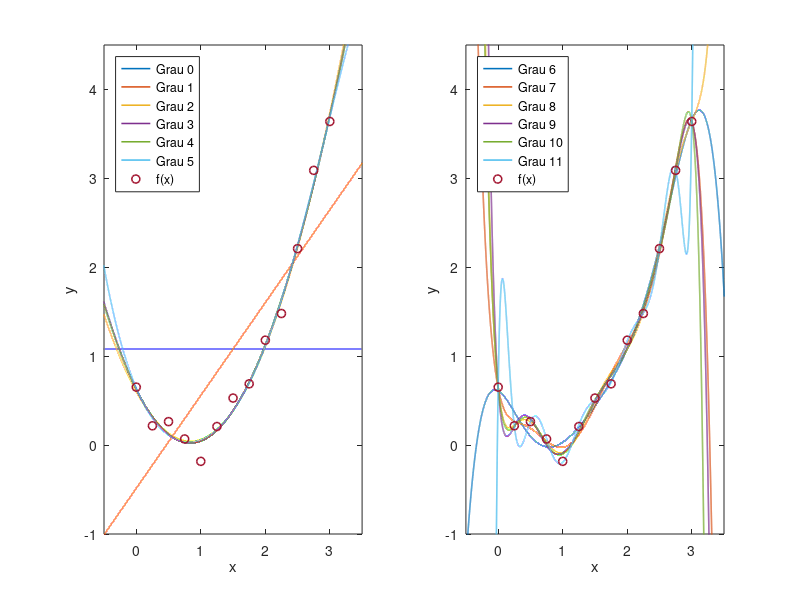

MATLAB code to generate this figure:
% Rotina para obter a tabela pretendida e graficos dos varios polinomios.

xdata = 0:.25:3;
ydata = [0.652 0.217 0.264 0.0689 -0.183 0.209 0.529 0.689 1.18 1.48 2.21 3.09 3.64];
draw = xdata(1)-2:.0001:xdata(end)+2;
n = numel(xdata);   % n de pontos
tab = zeros(10,4);
mmax = 11;  % Maior grau dos polinomios não interpoladores
pval = zeros(mmax,n);
gl = zeros(1,mmax); % graus de liberdade

for m = 0:mmax
    coef{m+1} = polyfit(xdata,ydata,m); % coeficientes dos polinomios grau m
    pval(m+1,:) = polyval(coef{m+1},xdata); % valor do polinomio nos pontos x
    w = polyval(coef{m+1},draw);
    tab(m+1,1)=m;   % 1a coluna - m
    gl(m+1) = n-(m+1);
    tab(m+1,2) = sum((ydata-pval(m+1,:)).^2);   % 2a coluna - SSEm
    tab(m+1,3) = tab(m+1,2)/gl(m+1);    % 3a coluna - MSEm
    txt=['Grau ',num2str(m)];   % texto para fazer a legenda dos polinomios
    
    if m <= (mmax/2)    % divide os polinomios em 2 grupos
       subplot(1,2,1);
       plot(draw,w,'DisplayName',txt,'LineWidth',1.12); % graficos do 1o grupo
       hold on
    else
       subplot(1,2,2);
       plot(draw,w,'DisplayName',txt,'LineWidth',1.12); % graficos do 2o grupo
       hold on
    end
    
    xlim([-.5 3.5]) % limites dos graficos
    ylim([-1 4.5])
    legend show
    legend('Location',"northwest")    
end

for m = 0:(mmax-1)
tab(m+1,4) = tab(m+1,3)/tab(m+2,3); % 4a coluna - MSEm / MSEm+1
end

subplot(1,2,1); % desenho dos pontos (xi,yi) nos graficos
plot(xdata,ydata,'o','LineWidth',1.12,'DisplayName','f(x)')
xlabel('x')
ylabel('y')
hold off
subplot(1,2,2);
plot(xdata,ydata,'o','LineWidth',1.12,'DisplayName','f(x)')
xlabel('x')
ylabel('y')
hold off
tab
